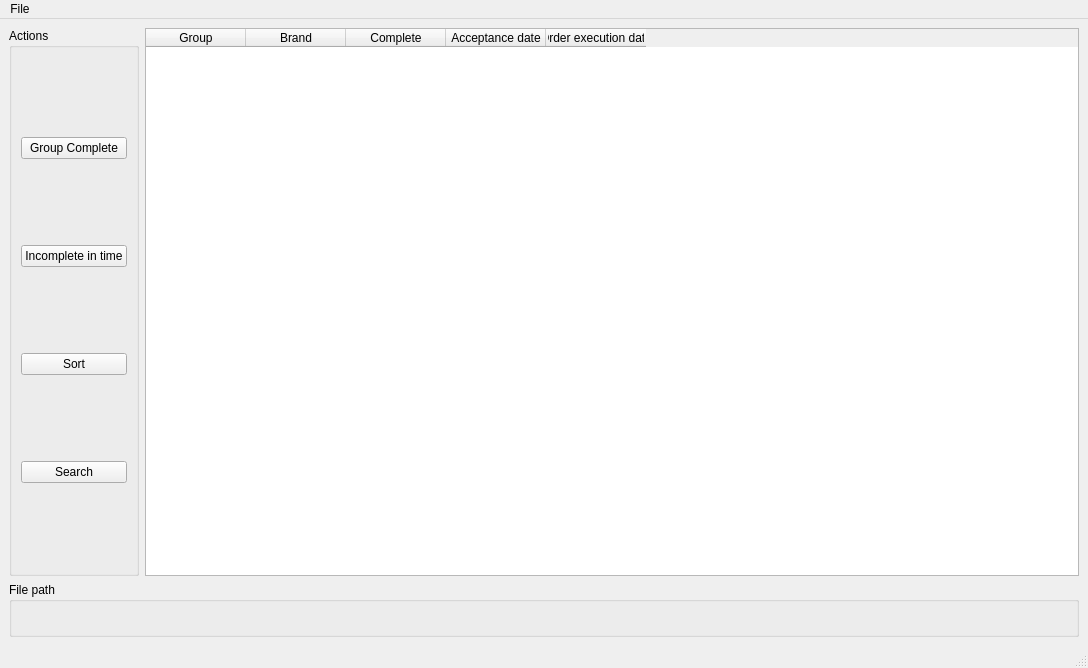
<?xml version="1.0" encoding="UTF-8"?>
<ui version="4.0">
 <class>MainWindow</class>
 <widget class="QMainWindow" name="MainWindow">
  <property name="geometry">
   <rect>
    <x>0</x>
    <y>0</y>
    <width>1088</width>
    <height>668</height>
   </rect>
  </property>
  <property name="windowTitle">
   <string>Receipt</string>
  </property>
  <widget class="QWidget" name="centralwidget">
   <layout class="QVBoxLayout" name="verticalLayout_5">
    <item>
     <layout class="QHBoxLayout" name="horizontalLayout_3">
      <item>
       <widget class="QGroupBox" name="groupBox">
        <property name="title">
         <string>Actions</string>
        </property>
        <layout class="QVBoxLayout" name="verticalLayout_2">
         <item>
          <widget class="QPushButton" name="openDialogGroupComplete">
           <property name="text">
            <string>Group Complete</string>
           </property>
          </widget>
         </item>
         <item>
          <widget class="QPushButton" name="incompleteInTime">
           <property name="text">
            <string>Incomplete in time</string>
           </property>
          </widget>
         </item>
         <item>
          <widget class="QPushButton" name="sortPushButton">
           <property name="text">
            <string>Sort</string>
           </property>
          </widget>
         </item>
         <item>
          <widget class="QPushButton" name="searchDutton">
           <property name="text">
            <string>Search</string>
           </property>
          </widget>
         </item>
        </layout>
       </widget>
      </item>
      <item>
       <widget class="QTableWidget" name="tableWidget">
        <column>
         <property name="text">
          <string>Group</string>
         </property>
        </column>
        <column>
         <property name="text">
          <string>Brand</string>
         </property>
        </column>
        <column>
         <property name="text">
          <string>Complete</string>
         </property>
        </column>
        <column>
         <property name="text">
          <string>Acceptance date</string>
         </property>
        </column>
        <column>
         <property name="text">
          <string>Order execution date</string>
         </property>
        </column>
       </widget>
      </item>
     </layout>
    </item>
    <item>
     <widget class="QGroupBox" name="groupBox_2">
      <property name="title">
       <string>File path</string>
      </property>
      <layout class="QVBoxLayout" name="verticalLayout">
       <item>
        <widget class="QLabel" name="filePath">
         <property name="text">
          <string/>
         </property>
        </widget>
       </item>
      </layout>
     </widget>
    </item>
   </layout>
  </widget>
  <widget class="QMenuBar" name="menubar">
   <property name="geometry">
    <rect>
     <x>0</x>
     <y>0</y>
     <width>1088</width>
     <height>22</height>
    </rect>
   </property>
   <widget class="QMenu" name="menuFile">
    <property name="title">
     <string>File</string>
    </property>
    <addaction name="actionOpen_file"/>
   </widget>
   <addaction name="menuFile"/>
  </widget>
  <widget class="QStatusBar" name="statusbar"/>
  <action name="actionOpen_file">
   <property name="text">
    <string>Open file</string>
   </property>
  </action>
 </widget>
 <resources/>
 <connections/>
</ui>
